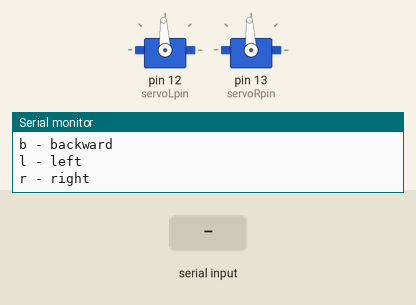
Simulated run of this sketch. Board: Arduino Uno, built with avr-gcc and run on an emulated ATmega328P. On the bench: 2 × servo, the last lines printed to the serial monitor. Inputs (shaded band) come from the test bench.

Above: at 1.2 s.
1.3 s: "f" received over Serial
At 2.1 s:
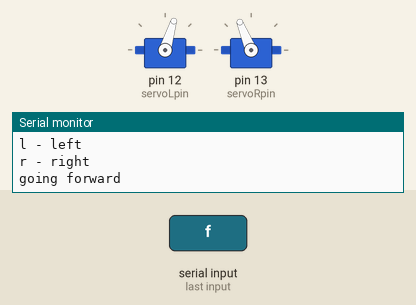
3.8 s: "b" received over Serial
At 4.6 s:
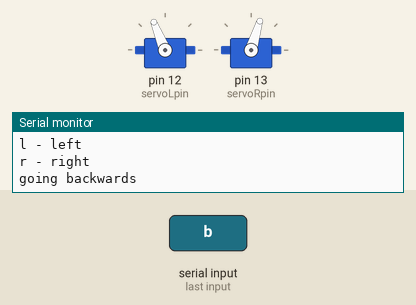
6.3 s: "r" received over Serial
At 6.6 s:
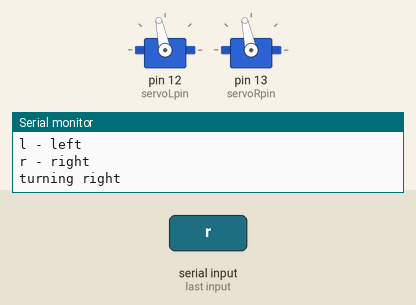
8.8 s: "l" received over Serial
At 9.5 s:
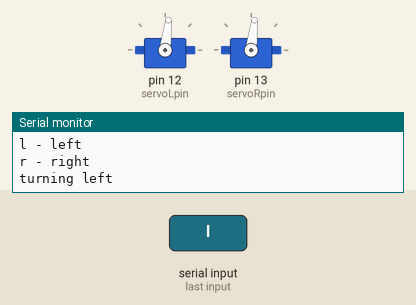
Timing chart, 0 to 11.3 s (numbered marks = the images above; inputs shaded):
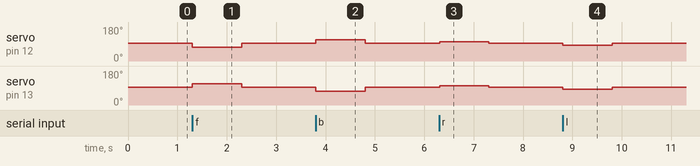

The sketch:

drive_by_serial.ino
```cpp
/*
 Robotics with the BOE Shield – LeftServoClockwise
 Generate a servo full speed clockwise signal on digital pin 13.
 */

#include <Servo.h>                           // Include servo library

Servo servoLeft;                             // Declare left servo
Servo servoRight;                             // Declare left servo
int servoLpin = 12;
int servoRpin = 13;

void setup()                                 // Built in initialization block
{
  Serial.begin(115200);
  servoLeft.attach(servoLpin);               // Attach left signal to pin
  servoLeft.writeMicroseconds(1500);         // hold still
  servoRight.attach(servoRpin);                     // Attach left signal to pin
  servoRight.writeMicroseconds(1500);        // hold still
}

void forward(int speed){
  if ( speed > 200 ){
    speed = 200;
  }
  else if ( speed < 0){
    speed = 0;
  }
  servoLeft.writeMicroseconds(1500-speed);
  servoRight.writeMicroseconds(1500+speed);

}

void backwards(int speed){
  if ( speed > 200 ){
    speed = 200;
  }
  else if ( speed < 0){
    speed = 0;
  }
  servoLeft.writeMicroseconds(1500+speed);
  servoRight.writeMicroseconds(1500-speed);

}

void turn(int speed){
  if ( speed > 200 ){
    speed = 200;
  }
  else if ( speed < -200){
    speed = -200;
  }
  servoLeft.writeMicroseconds(1500+speed);
  servoRight.writeMicroseconds(1500+speed);
}

void stop(){
  servoLeft.writeMicroseconds(1500);
  servoRight.writeMicroseconds(1500);

}

void loop()                                  // Main loop auto-repeats
{                                            // Empty, nothing needs repeating
  int mydelay1 = 1000;
  int mydelay2 = 1000;
  int inByte;
  Serial.println("Input command:");
  Serial.println("f - forward");
  Serial.println("b - backward");
  Serial.println("l - left");
  Serial.println("r - right");

  while (Serial.available() == 0){
    delay(10);
  }
  inByte = Serial.read();
  if ( inByte == 'f' ){
    Serial.println("going forward");
    forward(200);
    delay(mydelay1);
  }
  else if ( inByte == 'b' ){
    Serial.println("going backwards");
    backwards(200);
    delay(mydelay1);
  }
  else if ( inByte == 'r' ){
    Serial.println("turning right");
    turn(100);
    delay(mydelay2);
  }
  else if ( inByte == 'l' ){
    Serial.println("turning left");
    turn(-100);
    delay(mydelay2);
  }
  else{
    Serial.println("command not recognized:");
    Serial.println(inByte);
  }
  Serial.println("stopping");
  stop();
}
```

Measured:
- after the input at 1.3 s, servo on pin 12 (servoLpin): 93° → 73° at once, → 93° 1.0 s later; servo on pin 13 (servoRpin): 93° → 112° at once, → 93° 1.0 s later
- after the input at 3.8 s, servo on pin 12 (servoLpin): 93° → 112° at once, → 93° 1.0 s later; servo on pin 13 (servoRpin): 93° → 73° at once, → 93° 1.0 s later
- after the input at 6.3 s, servo on pin 12 (servoLpin), servo on pin 13 (servoRpin): 93° → 102° at once, → 93° 1.0 s later
- after the input at 8.8 s, servo on pin 12 (servoLpin), servo on pin 13 (servoRpin): 93° → 83° at once, → 93° 1.0 s later
